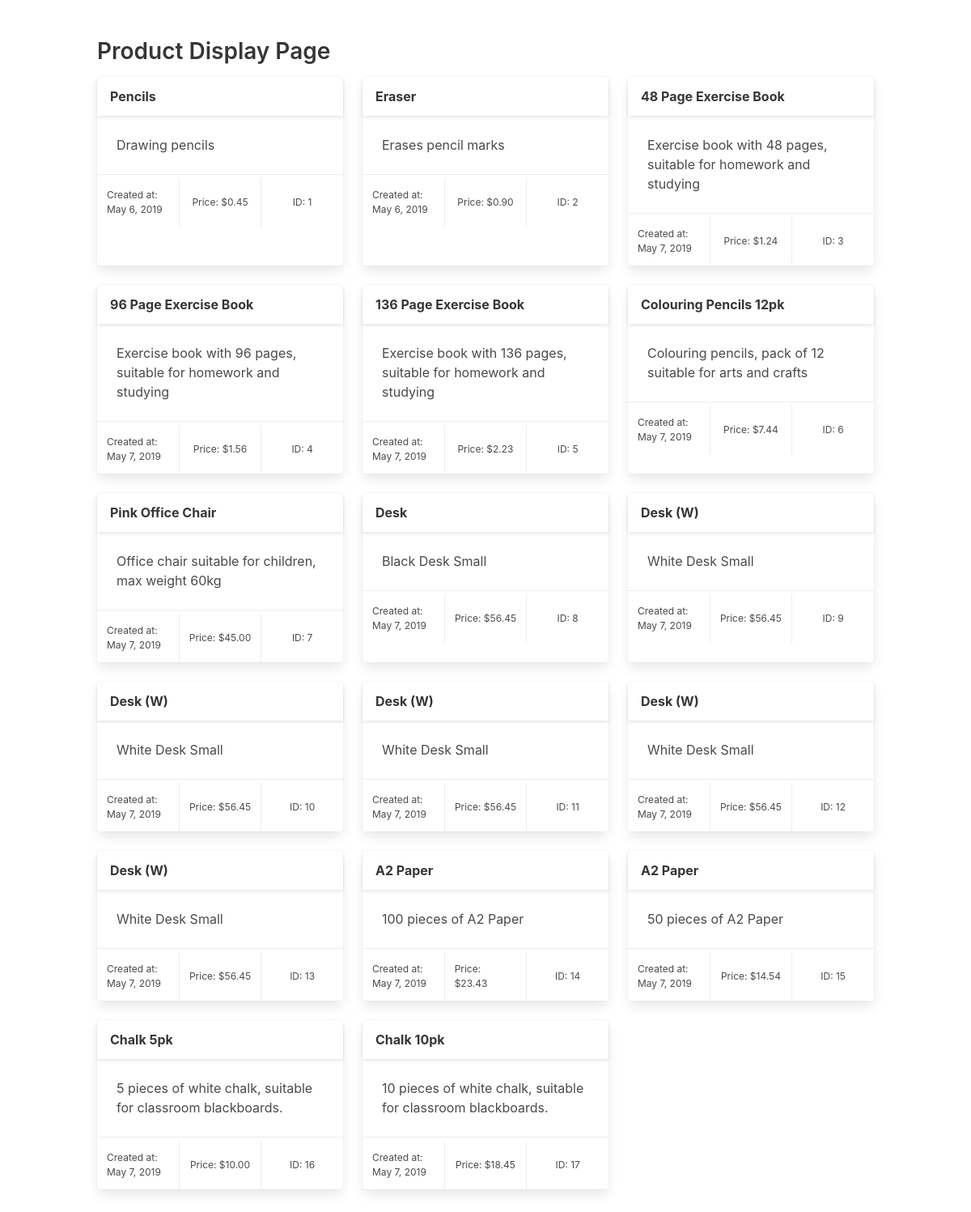
/products/view/, run on an earlier commit of the app's database.
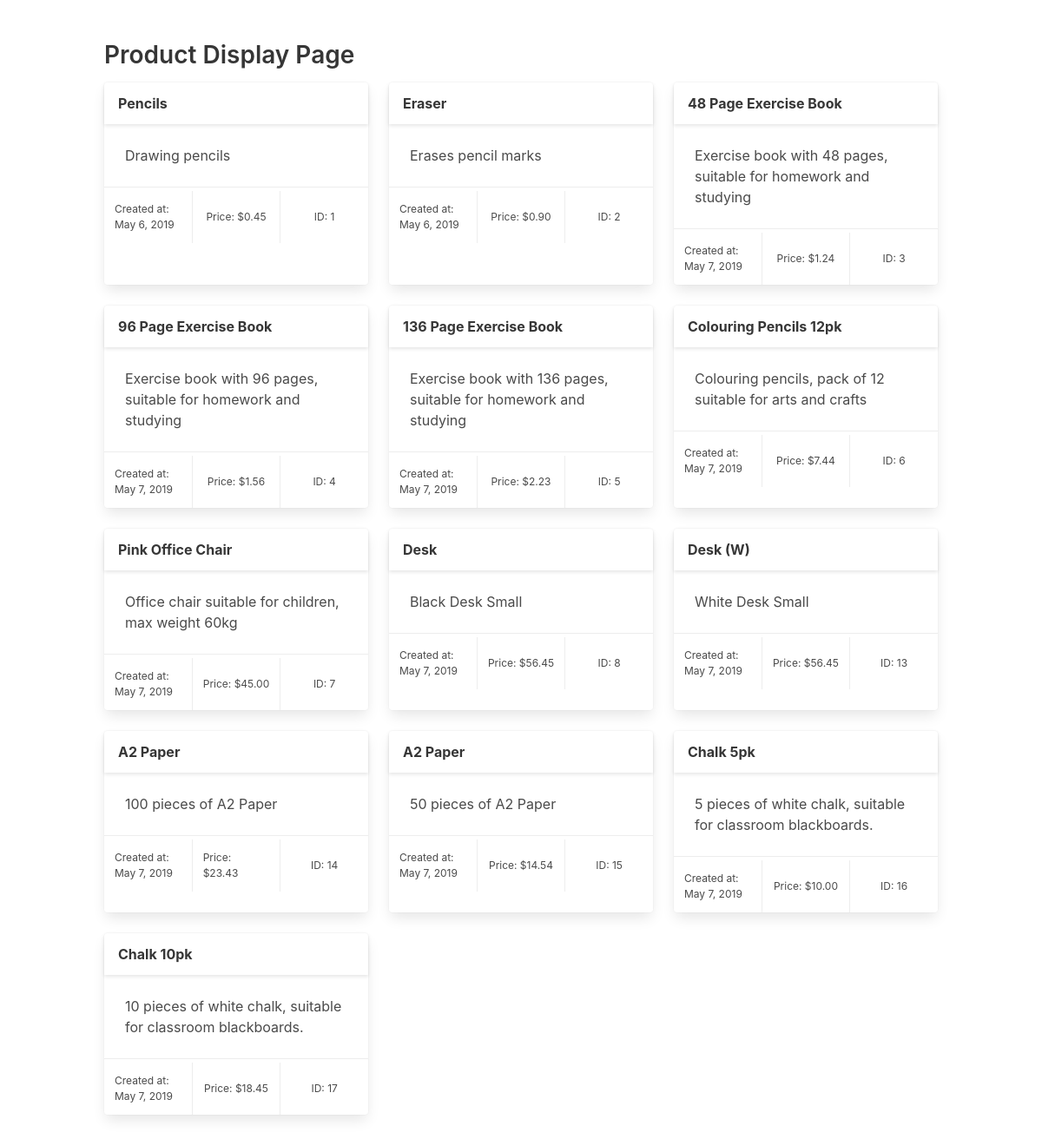
And on a later commit of the database.
### products/models.py (models this page shows)
class Product(models.Model):
    title = models.CharField(max_length=100)
    description = models.CharField(max_length=300)
    price = models.DecimalField(decimal_places=2, max_digits=10)
    summary = models.TextField(default='This product has not been given a summary.')
    created_at = models.DateField(auto_now=True)

### products/views.py (the view)
# urls.py: path('products/view/', prod_display_view, name='products-view'),
def prod_display_view(request, *args, **kwargs):
    data = Product.objects.all()
    context = {'title':'View Products',
               'data':data}
    return render(request, 'products-display.html', context)

### templates/products-display.html
{% extends 'base.html' %}
{% block content %}
<section class="section">
	<section class="container">
		<article class="content">
			<h2>Product Display Page</h2>
			<section class="columns is-multiline">
			{% for p in data %}
			<article class="column is-one-third">
				<div class="card" style="height: 100%;">
					<div class="card-header">
						<div class="card-header-title">{{ p.title }}</div>
					</div>
					<div class="card-content">{{ p.description}}</div>
					<div class="card-footer">
						<div class="card-footer-item help">Created at: {{ p.created_at }}</div>
						<div class="card-footer-item help">Price: ${{ p.price }}</div>
						<div class="card-footer-item help">ID: {{ p.id }}</div>
					</div>
				</div>
			</article>
			{% endfor %}
			</section>
		</article>
	</section>
</section>
{% endblock content %}

### templates/base.html (shortened to what this page needs)
<!DOCTYPE html>
<html>
  <head>
    <link rel="stylesheet" href="https://cdnjs.cloudflare.com/ajax/libs/bulma/0.7.4/css/bulma.min.css">
  </head>
  <body>
        {% block content %}
        {% endblock %}
  </body>
</html>

What changed in the data, as far as the page shows it:
removed Product: title "Desk (W)", description "White Desk Small", created_at "May 7, 2019", price "56.45", id "9"
removed Product: title "Desk (W)", description "White Desk Small", created_at "May 7, 2019", price "56.45", id "10"
removed Product: title "Desk (W)", description "White Desk Small", created_at "May 7, 2019", price "56.45", id "11"
removed Product: title "Desk (W)", description "White Desk Small", created_at "May 7, 2019", price "56.45", id "12"
